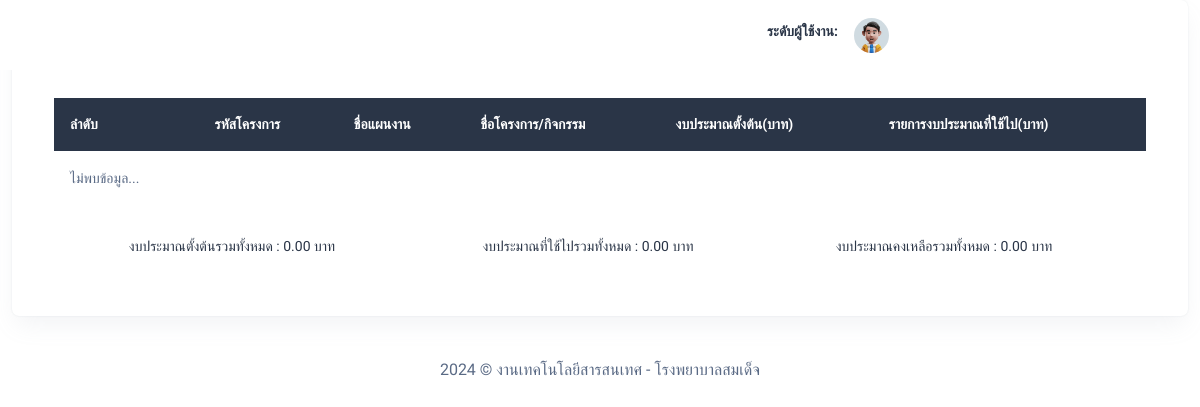
Page /project-manage.php on the earlier database version.
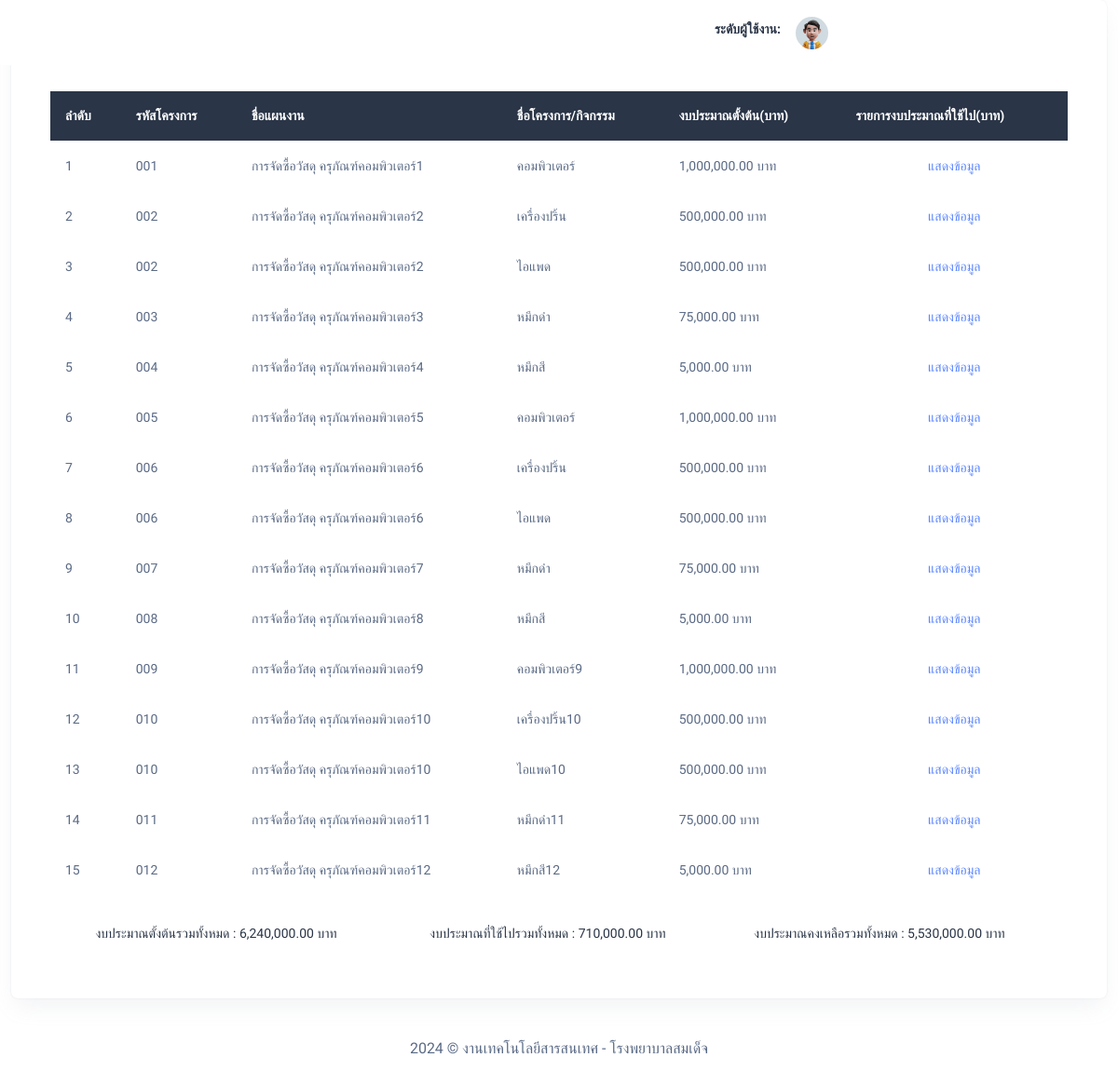
Same page on the later database version.
### tables this page shows
CREATE TABLE `project`  (
  `project_id` int NOT NULL AUTO_INCREMENT,
  `project_plan` varchar(255) NOT NULL COMMENT 'plan_name',
  `project_name` varchar(255) NOT NULL COMMENT 'project_name',
  `project_budget` double NOT NULL COMMENT 'budget',
  `project_status` varchar(255) NOT NULL COMMENT 'status',
  `created` datetime NOT NULL,
  `modified` datetime NOT NULL,
  `plan_code` varchar(255) NOT NULL,
  `user_id_import` int NOT NULL,
  `user_id_edit` int NOT NULL,
  PRIMARY KEY (`project_id`) USING BTREE
);

### project-manage.php (the view, shortened to what this page needs)
<?php
include('./db/connect.php');
?>
<?php include('./include/head.php') ?>
<?php include('./include/header.php') ?>
<div class="container-fluid">
    <div class="card">
        <div class="card-body">
            <div class="row p-2">
                <?php
                $sql = "SELECT SUM(project_budget) FROM project ";
                $result = $conn->query($sql);
                $row_sum_total = mysqli_fetch_array($result);
                $sql2 = "SELECT SUM(sub_budget) FROM sub_budget ";
                $result2 = $conn->query($sql2);
                $row_sum_sub_budget = mysqli_fetch_array($result2);
                ?>
                <body>
                    <div class="container">
                        <div class="row p-3">
                            <table id="example" class="table table-hover" style="margin-top: 4%; width: 100%; border-color: #fff;">
                                <thead class="table-dark">
                                    <tr>
                                        <th>ลำดับ</th>
                                        <th>รหัสโครงการ</th>
                                        <th>ชื่อแผนงาน</th>
                                        <th>ชื่อโครงการ/กิจกรรม</th>
                                        <th>งบประมาณตั้งต้น(บาท)</th>
                                        <th>รายการงบประมาณที่ใช้ไป(บาท)</th>
                                    </tr>
                                </thead>
                                <tbody>
                                    <?php
                                    $result = $conn->query("SELECT * FROM project ORDER BY project_id ASC");
                                    if ($result->num_rows > 0) {
                                        $i = 0;
                                        while ($row = $result->fetch_assoc()) {
                                            $i++;
                                    ?>
                                            <tr>
                                                <td><?php echo $i; ?></td>
                                                <td><?php echo $row['plan_code']; ?></td>
                                                <td><?php echo $row['project_plan']; ?></td>
                                                <td><?php echo $row['project_name']; ?></td>
                                                <td><?php $budget = $row['project_budget'];
                                                    echo number_format($budget, 2) ?> บาท</td>
                                                <td class="text-center"><a style="text-decoration: none;" href="project-sub-budget.php?project_id=<?php echo $row['project_id'] ?>&&project_name=<?php echo $row['project_name'] ?>&&project_plan=<?php echo $row['project_plan'] ?>&&project_budget=<?php echo $row['project_budget'] ?>">แสดงข้อมูล</a></td>
                                            </tr>
                                        <?php }
                                    } else { ?>
                                        <tr>
                                        <td>ไม่พบข้อมูล...</td>
                                        <td></td>
                                        <td></td>
                                        <td></td>
                                        <td></td>
                                        </tr>
                                    <?php } ?>
                                </tbody>
                            </table>
                            <div class="row mt-3 text-center">
                                <div class="col-md-4">
                                    <h6>งบประมาณตั้งต้นรวมทั้งหมด : <?php $total = $row_sum_total[0];
                                                                    echo number_format($total, 2) ?> บาท</h6>
                                </div>
                                <div class="col-md-4">
                                    <h6>งบประมาณที่ใช้ไปรวมทั้งหมด : <?php $total_sub_budget = $row_sum_sub_budget[0];
                                                                        echo number_format($total_sub_budget, 2) ?> บาท</h6>
                                </div>
                                <div class="col-md-4">
                                    <h6>งบประมาณคงเหลือรวมทั้งหมด : <?php $total_remain = ($row_sum_total[0] - $row_sum_sub_budget[0]);
                                                                    echo number_format($total_remain, 2) ?> บาท</h6>
                                </div>
                            </div>
                        </div>
                    </div>
            </div>
        </div>
    </div>
    </body>
    </html>
    <?php include('./include/footer.php') ?>
    <?php include('./include/datatable.php') ?>

Differences in the rows shown:
added project: plan_code "001", project_plan "การจัดซื้อวัสดุ ครุภัณฑ์คอมพิวเตอร์1", project_name "คอมพิวเตอร์", project_budget "1,000,000.00"
added project: plan_code "002", project_plan "การจัดซื้อวัสดุ ครุภัณฑ์คอมพิวเตอร์2", project_name "เครื่องปริ้น", project_budget "500,000.00"
added project: plan_code "002", project_plan "การจัดซื้อวัสดุ ครุภัณฑ์คอมพิวเตอร์2", project_name "ไอแพด", project_budget "500,000.00"
added project: plan_code "003", project_plan "การจัดซื้อวัสดุ ครุภัณฑ์คอมพิวเตอร์3", project_name "หมึกดำ", project_budget "75,000.00"
added project: plan_code "004", project_plan "การจัดซื้อวัสดุ ครุภัณฑ์คอมพิวเตอร์4", project_name "หมึกสี", project_budget "5,000.00"
added project: plan_code "005", project_plan "การจัดซื้อวัสดุ ครุภัณฑ์คอมพิวเตอร์5", project_name "คอมพิวเตอร์", project_budget "1,000,000.00"
added project: plan_code "006", project_plan "การจัดซื้อวัสดุ ครุภัณฑ์คอมพิวเตอร์6", project_name "เครื่องปริ้น", project_budget "500,000.00"
added project: plan_code "006", project_plan "การจัดซื้อวัสดุ ครุภัณฑ์คอมพิวเตอร์6", project_name "ไอแพด", project_budget "500,000.00"
added project: plan_code "007", project_plan "การจัดซื้อวัสดุ ครุภัณฑ์คอมพิวเตอร์7", project_name "หมึกดำ", project_budget "75,000.00"
added project: plan_code "008", project_plan "การจัดซื้อวัสดุ ครุภัณฑ์คอมพิวเตอร์8", project_name "หมึกสี", project_budget "5,000.00"
added project: plan_code "009", project_plan "การจัดซื้อวัสดุ ครุภัณฑ์คอมพิวเตอร์9", project_name "คอมพิวเตอร์9", project_budget "1,000,000.00"
added project: plan_code "010", project_plan "การจัดซื้อวัสดุ ครุภัณฑ์คอมพิวเตอร์10", project_name "เครื่องปริ้น10", project_budget "500,000.00"
added project: plan_code "010", project_plan "การจัดซื้อวัสดุ ครุภัณฑ์คอมพิวเตอร์10", project_name "ไอแพด10", project_budget "500,000.00"
added project: plan_code "011", project_plan "การจัดซื้อวัสดุ ครุภัณฑ์คอมพิวเตอร์11", project_name "หมึกดำ11", project_budget "75,000.00"
added project: plan_code "012", project_plan "การจัดซื้อวัสดุ ครุภัณฑ์คอมพิวเตอร์12", project_name "หมึกสี12", project_budget "5,000.00"
Other differences:
$total: "0.00" → "6,240,000.00"
$total_sub_budget: "0.00" → "710,000.00"
$total_remain: "0.00" → "5,530,000.00"
text no longer shown: "ไม่พบข้อมูล..."
